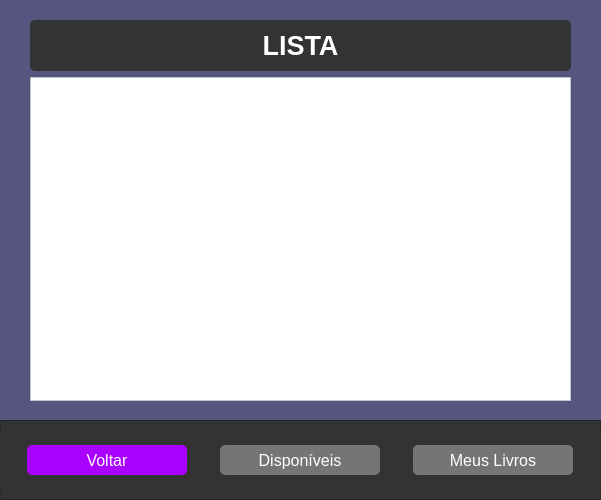
<?xml version="1.0" encoding="UTF-8"?>
<ui version="4.0">
 <class>MainWindow</class>
 <widget class="QMainWindow" name="MainWindow">
  <property name="geometry">
   <rect>
    <x>0</x>
    <y>0</y>
    <width>601</width>
    <height>500</height>
   </rect>
  </property>
  <property name="windowTitle">
   <string>Sistema de Biblioteca </string>
  </property>
  <property name="styleSheet">
   <string notr="true">background-color: rgb(85, 85, 127);</string>
  </property>
  <widget class="QWidget" name="centralwidget">
   <widget class="QWidget" name="verticalLayoutWidget">
    <property name="geometry">
     <rect>
      <x>30</x>
      <y>20</y>
      <width>541</width>
      <height>381</height>
     </rect>
    </property>
    <layout class="QVBoxLayout" name="verticalLayout">
     <item>
      <widget class="QLabel" name="label_5">
       <property name="font">
        <font>
         <pointsize>20</pointsize>
         <weight>75</weight>
         <bold>true</bold>
        </font>
       </property>
       <property name="styleSheet">
        <string notr="true">color: white; background-color: #333333; padding: 10px; border-radius: 5px;</string>
       </property>
       <property name="text">
        <string>LISTA</string>
       </property>
       <property name="alignment">
        <set>Qt::AlignCenter</set>
       </property>
      </widget>
     </item>
     <item>
      <widget class="QListWidget" name="listWidget">
       <property name="styleSheet">
        <string notr="true">background-color: rgb(255, 255, 255);</string>
       </property>
      </widget>
     </item>
    </layout>
   </widget>
   <widget class="QFrame" name="frame">
    <property name="geometry">
     <rect>
      <x>0</x>
      <y>420</y>
      <width>601</width>
      <height>80</height>
     </rect>
    </property>
    <property name="styleSheet">
     <string notr="true"> background-color: #333333;</string>
    </property>
    <property name="frameShape">
     <enum>QFrame::StyledPanel</enum>
    </property>
    <property name="frameShadow">
     <enum>QFrame::Raised</enum>
    </property>
    <widget class="QWidget" name="horizontalLayoutWidget">
     <property name="geometry">
      <rect>
       <x>0</x>
       <y>10</y>
       <width>601</width>
       <height>61</height>
      </rect>
     </property>
     <layout class="QHBoxLayout" name="horizontalLayout">
      <item>
       <widget class="QPushButton" name="botao_voltar">
        <property name="maximumSize">
         <size>
          <width>160</width>
          <height>30</height>
         </size>
        </property>
        <property name="font">
         <font>
          <pointsize>12</pointsize>
         </font>
        </property>
        <property name="styleSheet">
         <string notr="true">color: white; border-radius: 5px;
background-color: rgb(170, 0, 255);</string>
        </property>
        <property name="text">
         <string>Voltar</string>
        </property>
       </widget>
      </item>
      <item>
       <widget class="QPushButton" name="botao_disponiveis">
        <property name="maximumSize">
         <size>
          <width>160</width>
          <height>30</height>
         </size>
        </property>
        <property name="font">
         <font>
          <pointsize>12</pointsize>
         </font>
        </property>
        <property name="styleSheet">
         <string notr="true"> color: white; border-radius: 5px;
background-color: rgb(117, 117, 117);</string>
        </property>
        <property name="text">
         <string>Disponíveis</string>
        </property>
       </widget>
      </item>
      <item>
       <widget class="QPushButton" name="botao_meusLivros">
        <property name="maximumSize">
         <size>
          <width>160</width>
          <height>30</height>
         </size>
        </property>
        <property name="font">
         <font>
          <pointsize>12</pointsize>
         </font>
        </property>
        <property name="styleSheet">
         <string notr="true"> color: white; border-radius: 5px;
background-color: rgb(117, 117, 117);</string>
        </property>
        <property name="text">
         <string>Meus Livros</string>
        </property>
       </widget>
      </item>
     </layout>
    </widget>
   </widget>
   <zorder>frame</zorder>
   <zorder>verticalLayoutWidget</zorder>
  </widget>
 </widget>
 <resources/>
 <connections/>
</ui>
